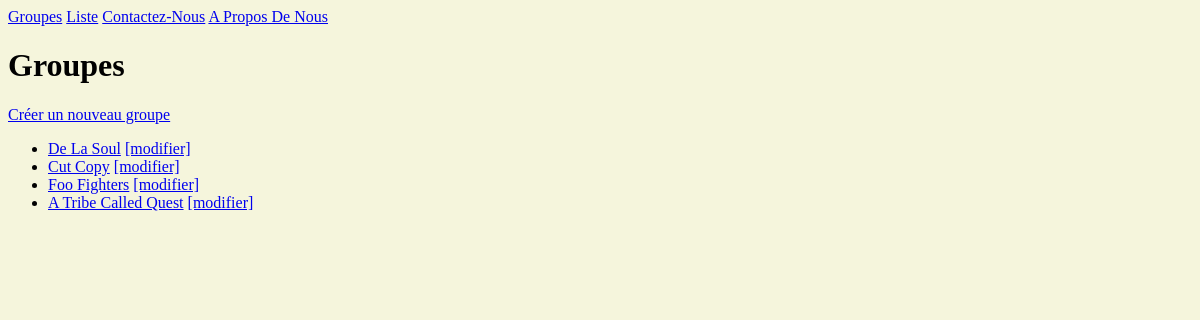
/bands/, run on an earlier commit of the app's database.
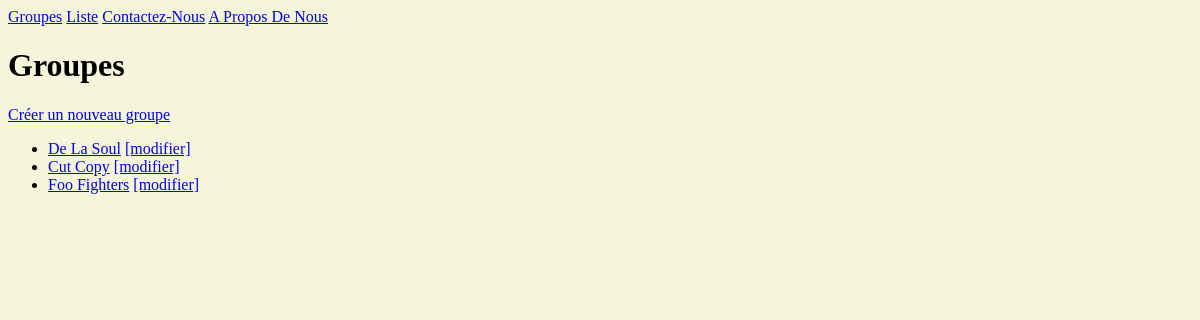
And on a later commit of the database.
### listings/models.py (models this page shows, shortened)
class Band(models.Model):
    class Genre(models.TextChoices):
        Hip_Hop = "HH"
        SYNTH_POP = "SP"
        ALTERNATIVE_ROCK = "AR"
        REGGAE = "RG"
        COUNTRY = "CT"
    name = models.fields.CharField(max_length=100)
    genre = models.fields.CharField(choices=Genre.choices, max_length=5)
    biograpphy = models.fields.CharField(max_length=100)
    year_formed = models.fields.IntegerField(validators=[MinValueValidator(1900), MaxValueValidator(2021)])
    active = models.fields.BooleanField(default=True)
    official_homepage = models.fields.URLField(null=True, blank=True)

### listings/views.py (the view)
# urls.py: path("bands/", views.band_list, name="band-list"),
def band_list(request):
    bands = Band.objects.all()
    return render(request, "listings/band_list.html", {"bands": bands})

### listings/templates/listings/band_list.html
{% extends "listings/base.html" %}
{% block content %}
<h1>Groupes</h1>
<a href="{% url 'band-create' %}">Créer un nouveau groupe</a>
<ul>
    {% for band in bands %}
        <li>
            <a href="{% url 'band-detail' band.id %}">{{ band.name }}</a>
            <a href="{% url 'band-update' band.id %}">[modifier]</a>
        </li>
    {% endfor %}
</ul>
{% endblock %}

What changed in the data, as far as the page shows it:
removed Band: name "A Tribe Called Quest"
